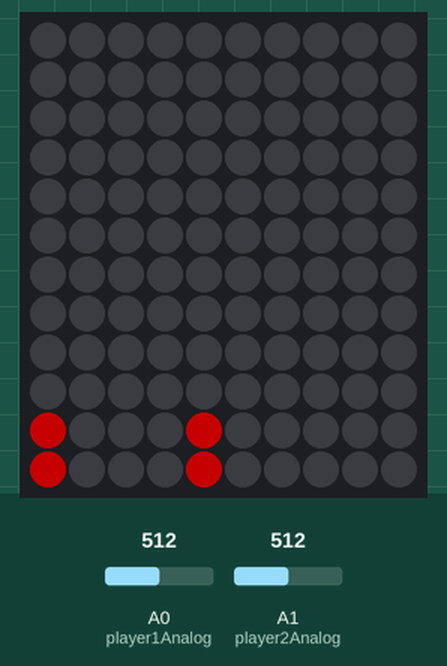
This sketch was run on a simulated Arduino Uno, built with avr-gcc and run on an emulated ATmega328P. Parts: 10×12 RGB LED matrix (first LED top left, wired row by row). The test bench sets the inputs (shaded band); at power-on: A0 (player1Analog) = 512, A1 (player2Analog) = 512. Dim RGB values are drawn brighter than linear; random numbers use the default seed unless the sketch sets one.

Above: at 0.1 s.
At 2.0 s:
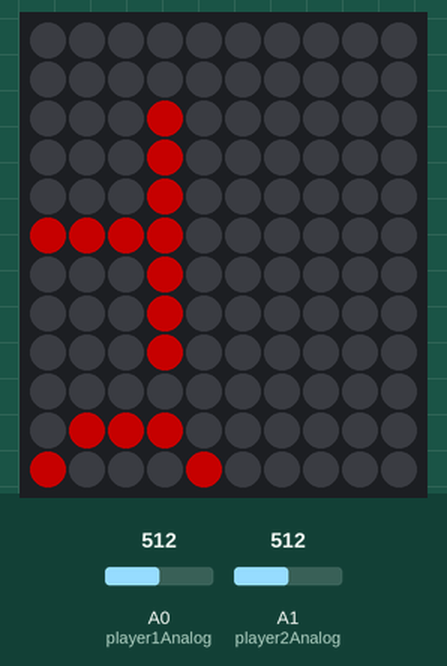
At 3.8 s:
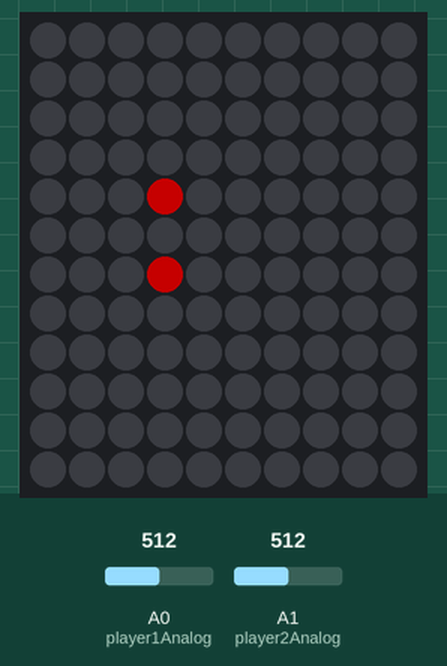
At 7.4 s:
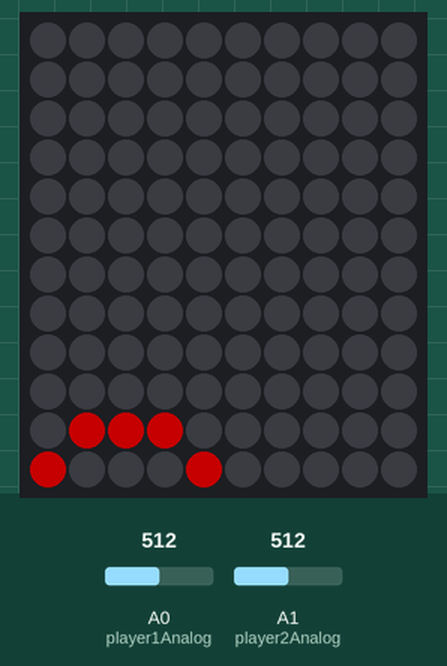
At 12.5 s:
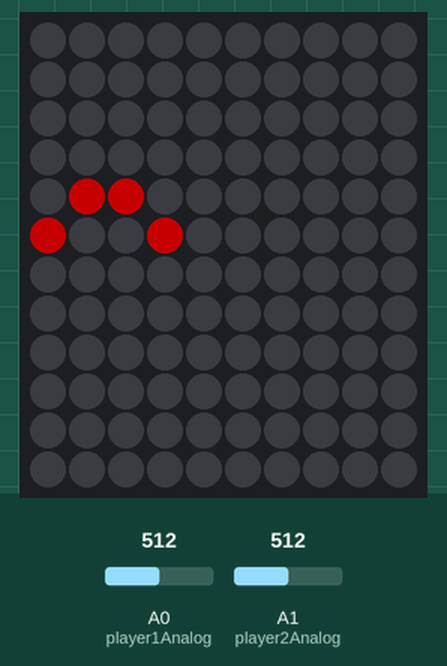
At 19.9 s:
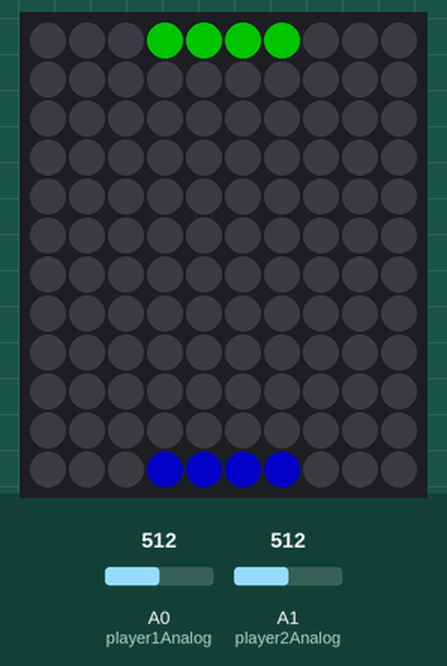

The sketch:

2PlayerPong.ino
```cpp
#include "Timer.h" //Download and install the Timer library from here: https://github.com/JChristensen/Timer
#include <Adafruit_GFX.h>
#include <Adafruit_NeoMatrix.h>
#include <Adafruit_NeoPixel.h>

#define PIN 6
#define SAVE_SCORES //Comment out to not save or read high scores to/from EEPROM

//Don't change these define statements
#define X 0
#define Y 1

/*
 *2 player neopixel matrix pong
 *Code made by Arduino "having11" Guy
 *Use addressable neopixel strips
*/

#ifdef SAVE_SCORES

	#include <EEPROM.h>
	const int scoreAddr = 1;

#endif

const int player1Analog = A0;
const int player2Analog = A1;

const int matrixX = 10; //Matrix size goes here
const int matrixY = 12;

const int paddleWidth = 4; //Paddle is 4 pixels wide
const int ballSpeed = 40; //Move ball every 40 ms
const int refreshSpeed = 10; //Update the screen every 10 ms

Timer timer; //Timer object

Adafruit_NeoMatrix matrix = Adafruit_NeoMatrix(matrixX, matrixY, PIN,
  NEO_MATRIX_BOTTOM     + NEO_MATRIX_LEFT +
  NEO_MATRIX_COLUMNS + NEO_MATRIX_ZIGZAG,
  NEO_GRB            + NEO_KHZ800);

const uint16_t textColor = matrix.Color(170, 0, 0); //RED
const uint16_t ballColor = matrix.Color(170, 170, 0); //YELLOW
const uint16_t P1PaddleColor = matrix.Color(0, 170, 0); //GREEN
const uint16_t P2PaddleColor = matrix.Color(0, 0, 170); //BLUE

const uint16_t colors[5] = {textColor, ballColor, P1PaddleColor, P2PaddleColor, matrix.Color(0,0,0)};

int player1[2];
int player2[2];

int oldPlayer1[2];
int oldPlayer2[2];

uint8_t ballDirection[2]; //Can be either 1,1 or -1,-1 (X, Y)
int ballPosition[2];
int oldBallPosition[2];

int scores[2]; //Player 1 score and player 2 score

int timerIDs[2];

void setup()
{
	matrix.begin();

	#ifdef SAVE_SCORES
	beginGame(true);
  #endif

	#ifndef SAVE_SCORES
	beginGame(false);
	#endif

}

void loop()
{
	timer.update();
}

void printInfo(String toPrint)
{
	int x = matrixX;
	for(int i=0;i<30;i++){
		matrix.fillScreen(0);
		matrix.setCursor(x,2);
		matrix.print(toPrint);
		x --;
		matrix.show();
		delay(150);
	}
	delay(1000);
	matrix.fillScreen(0);
	matrix.show();
}

void beginGame(bool printHS)
{
	randomSeed(analogRead(player1Analog));
	matrix.fillScreen(0); //Clear screen
	matrix.setTextColor(colors[0]);

	if(printHS){
		int scoreEEP = EEPROM.read(scoreAddr);
		if(scores[0] > scoreEEP){
			EEPROM.write(scoreAddr, scores[0]);
		}
		else if(scores[1] > scoreEEP){
			EEPROM.write(scoreAddr, scores[1]);
		  }
     scoreEEP = EEPROM.read(scoreAddr);

      printInfo("HS: "+String(scoreEEP)); //It may be wrong for the first game
		}

	player1[X] = (matrixX / 2) - (paddleWidth / 2); //Put in the middle
	player1[Y] = 0; //Bottom of screen

	player2[X] = (matrixX / 2) - (paddleWidth / 2);
	player2[Y] = matrixY - 1; //Put at the top of the screen

	ballPosition[X] = random(0, matrixX - 1);
	ballPosition[Y] = random(1, matrixY - 1);
	int ballRand = random(1,3);
	if(ballRand == 1){
		ballDirection[0] = 1;
		ballDirection[1] = 1;
	}
	else {
		ballDirection[0] = -1;
		ballDirection[1] = -1;
	}

	updateScreen();

	delay(1000);

	timerIDs[0] = timer.every(ballSpeed, updateBall);
	timerIDs[1] = timer.every(refreshSpeed, updateScreen);

}

void updateScreen(){

	oldPlayer1[X] = player1[X];
	oldPlayer2[X] = player2[X];

	player1[X] = map(analogRead(player1Analog), 0, 1023, 0, matrixX-(paddleWidth - 1));
	player2[X] = map(analogRead(player2Analog), 0, 1023, 0, matrixX-(paddleWidth - 1));

	matrix.fillRect(oldPlayer1[X], oldPlayer1[Y], paddleWidth, 1, colors[4]);
	matrix.fillRect(oldPlayer2[X], oldPlayer2[Y], paddleWidth, 1, colors[4]);

	matrix.fillRect(player1[X], player1[Y], paddleWidth, 1, colors[2]);
	matrix.fillRect(player2[X], player2[Y], paddleWidth, 1, colors[3]);

	matrix.show();

	int has_won = checkWon();

	switch (has_won){
		case 2: //Player 2 has won
			timer.stop(timerIDs[0]);
      timer.stop(timerIDs[1]);
			matrix.fillScreen(0);
			scores[1] += 1;
			printInfo("Score: "+String(scores[0])+" - "+String(scores[1]));
     #ifdef SAVE_SCORES
        beginGame(true);
     #else
        beginGame(false);
     #endif
			break;

		case 1: //Player 1 has won
			timer.stop(timerIDs[0]);
      timer.stop(timerIDs[1]);
			matrix.fillScreen(0);
			scores[0] += 1;
			printInfo("Score: "+String(scores[0])+" - "+String(scores[1]));
			#ifdef SAVE_SCORES
        beginGame(true);
      #else
        beginGame(false);
      #endif
			break;

		case 0: //No one has won
			break;

  }
}

void updateBall(){

	oldBallPosition[X] = ballPosition[X];
	oldBallPosition[Y] = ballPosition[Y];

	ballPosition[X] += ballDirection[X];
	ballPosition[Y] += ballDirection[Y];

	matrix.drawPixel(oldBallPosition[X], oldBallPosition[Y], colors[4]);
	matrix.drawPixel(ballPosition[X], ballPosition[Y], colors[1]);

	bool is_collided = checkCollisions();

}

bool checkCollisions(){

	if(ballPosition[X] >= player1[X] && ballPosition[X] <= player1[X] + 3){ //Hit paddle
		if(ballPosition[Y] == player1[Y]+1){
			ballDirection[0] = 1;
			ballDirection[1] = 1;
			return true;
		}
	}
	else if(ballPosition[X] >= player2[X] && ballPosition[X] <= player2[X] + 3){
		if(ballPosition[Y] == player2[Y]+1){
			ballDirection[0] = -1;
			ballDirection[1] = -1;
			return true;
		}
	}

	else if(ballPosition[X] <= 0 || ballPosition[X] >= matrixX-1){ //Bounce off of wall
		ballDirection[X] = -ballDirection[X];
		return true;
	}

	else{ return false;}

}

int checkWon(){
	if(ballPosition[Y] < 0){
		return 2;
	}
	else if(ballPosition[Y] > matrixY-1){
		return 1;
	}
	else {return 0;}
}
```

Measured:
- by itself, everything shown: repeats every 13.5 s, in 47 steps
- what the display in image 3 shows lasts 1.0 s, from 7.4 s to 8.4 s
- what the display in image 4 shows lasts 1.2 s, from 12.4 s to 13.6 s
- what the display in image 5 shows lasts 1.1 s, from 19.8 s to 20.9 s
